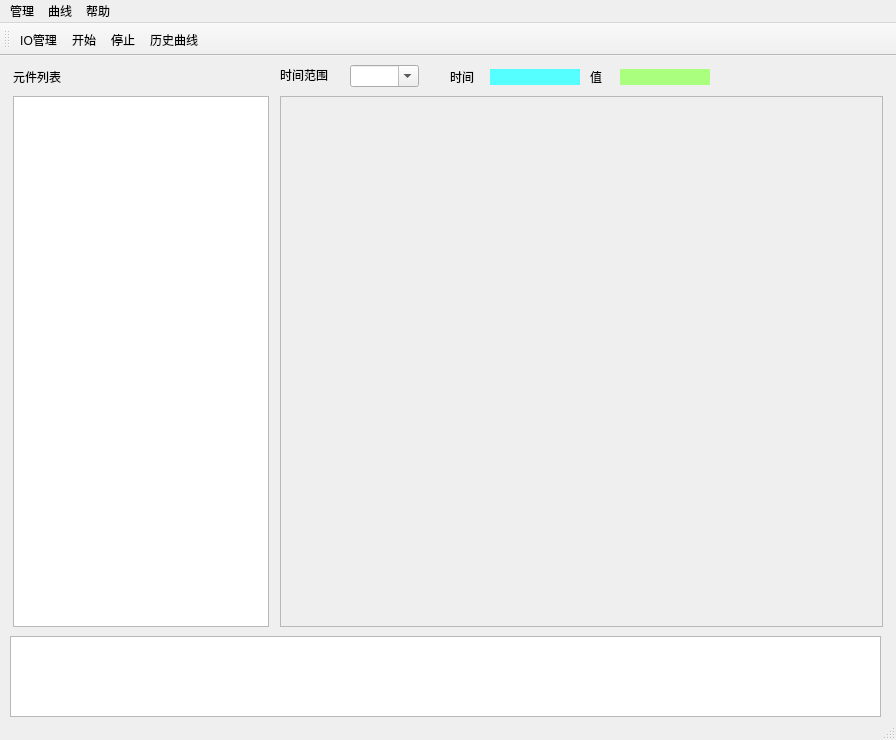
<?xml version="1.0" encoding="UTF-8"?>
<ui version="4.0">
 <class>MainWindow</class>
 <widget class="QMainWindow" name="MainWindow">
  <property name="geometry">
   <rect>
    <x>0</x>
    <y>0</y>
    <width>896</width>
    <height>740</height>
   </rect>
  </property>
  <property name="windowTitle">
   <string>MainWindow</string>
  </property>
  <widget class="QWidget" name="centralwidget">
   <widget class="QListWidget" name="message">
    <property name="geometry">
     <rect>
      <x>10</x>
      <y>580</y>
      <width>871</width>
      <height>81</height>
     </rect>
    </property>
    <property name="sizePolicy">
     <sizepolicy hsizetype="Expanding" vsizetype="Expanding">
      <horstretch>0</horstretch>
      <verstretch>0</verstretch>
     </sizepolicy>
    </property>
    <property name="minimumSize">
     <size>
      <width>0</width>
      <height>0</height>
     </size>
    </property>
   </widget>
   <widget class="QScrollArea" name="scroll">
    <property name="geometry">
     <rect>
      <x>280</x>
      <y>40</y>
      <width>603</width>
      <height>531</height>
     </rect>
    </property>
    <property name="minimumSize">
     <size>
      <width>603</width>
      <height>531</height>
     </size>
    </property>
    <property name="widgetResizable">
     <bool>true</bool>
    </property>
    <widget class="QWidget" name="scrollAreaWidgetContents">
     <property name="geometry">
      <rect>
       <x>0</x>
       <y>0</y>
       <width>601</width>
       <height>529</height>
      </rect>
     </property>
     <layout class="QVBoxLayout" name="verticalLayout_2">
      <item>
       <layout class="QVBoxLayout" name="layout"/>
      </item>
     </layout>
    </widget>
   </widget>
   <widget class="QLabel" name="label">
    <property name="geometry">
     <rect>
      <x>13</x>
      <y>13</y>
      <width>54</width>
      <height>16</height>
     </rect>
    </property>
    <property name="sizePolicy">
     <sizepolicy hsizetype="Fixed" vsizetype="Fixed">
      <horstretch>0</horstretch>
      <verstretch>0</verstretch>
     </sizepolicy>
    </property>
    <property name="minimumSize">
     <size>
      <width>54</width>
      <height>12</height>
     </size>
    </property>
    <property name="text">
     <string>元件列表</string>
    </property>
   </widget>
   <widget class="QTreeView" name="tree">
    <property name="geometry">
     <rect>
      <x>13</x>
      <y>40</y>
      <width>256</width>
      <height>531</height>
     </rect>
    </property>
    <property name="sizePolicy">
     <sizepolicy hsizetype="Fixed" vsizetype="Expanding">
      <horstretch>0</horstretch>
      <verstretch>0</verstretch>
     </sizepolicy>
    </property>
    <property name="minimumSize">
     <size>
      <width>221</width>
      <height>531</height>
     </size>
    </property>
    <property name="editTriggers">
     <set>QAbstractItemView::NoEditTriggers</set>
    </property>
    <property name="showDropIndicator" stdset="0">
     <bool>false</bool>
    </property>
    <property name="dragEnabled">
     <bool>true</bool>
    </property>
    <property name="dragDropOverwriteMode">
     <bool>false</bool>
    </property>
    <property name="dragDropMode">
     <enum>QAbstractItemView::DragOnly</enum>
    </property>
    <property name="defaultDropAction">
     <enum>Qt::CopyAction</enum>
    </property>
    <property name="sortingEnabled">
     <bool>true</bool>
    </property>
    <property name="animated">
     <bool>true</bool>
    </property>
   </widget>
   <widget class="QComboBox" name="time_range">
    <property name="geometry">
     <rect>
      <x>350</x>
      <y>9</y>
      <width>69</width>
      <height>22</height>
     </rect>
    </property>
    <property name="editable">
     <bool>true</bool>
    </property>
   </widget>
   <widget class="QLabel" name="label_2">
    <property name="geometry">
     <rect>
      <x>280</x>
      <y>13</y>
      <width>54</width>
      <height>12</height>
     </rect>
    </property>
    <property name="text">
     <string>时间范围</string>
    </property>
   </widget>
   <widget class="QLabel" name="label_3">
    <property name="geometry">
     <rect>
      <x>450</x>
      <y>13</y>
      <width>31</width>
      <height>16</height>
     </rect>
    </property>
    <property name="text">
     <string>时间</string>
    </property>
   </widget>
   <widget class="QLabel" name="value_x">
    <property name="geometry">
     <rect>
      <x>490</x>
      <y>13</y>
      <width>90</width>
      <height>16</height>
     </rect>
    </property>
    <property name="minimumSize">
     <size>
      <width>90</width>
      <height>16</height>
     </size>
    </property>
    <property name="styleSheet">
     <string notr="true">background-color: rgb(85, 255, 255);</string>
    </property>
    <property name="text">
     <string/>
    </property>
   </widget>
   <widget class="QLabel" name="label_5">
    <property name="geometry">
     <rect>
      <x>590</x>
      <y>13</y>
      <width>21</width>
      <height>16</height>
     </rect>
    </property>
    <property name="text">
     <string>值</string>
    </property>
   </widget>
   <widget class="QLabel" name="value_y">
    <property name="geometry">
     <rect>
      <x>620</x>
      <y>13</y>
      <width>90</width>
      <height>16</height>
     </rect>
    </property>
    <property name="minimumSize">
     <size>
      <width>90</width>
      <height>16</height>
     </size>
    </property>
    <property name="styleSheet">
     <string notr="true">background-color: rgb(170, 255, 127);</string>
    </property>
    <property name="text">
     <string/>
    </property>
   </widget>
  </widget>
  <widget class="QMenuBar" name="menubar">
   <property name="geometry">
    <rect>
     <x>0</x>
     <y>0</y>
     <width>896</width>
     <height>23</height>
    </rect>
   </property>
   <widget class="QMenu" name="menu">
    <property name="title">
     <string>管理</string>
    </property>
    <addaction name="action_io"/>
    <addaction name="action_start"/>
    <addaction name="action_stop"/>
    <addaction name="action_close"/>
   </widget>
   <widget class="QMenu" name="menu_2">
    <property name="title">
     <string>帮助</string>
    </property>
    <addaction name="actionguanyu"/>
   </widget>
   <widget class="QMenu" name="menu_3">
    <property name="title">
     <string>曲线</string>
    </property>
    <addaction name="action_his"/>
   </widget>
   <addaction name="menu"/>
   <addaction name="menu_3"/>
   <addaction name="menu_2"/>
  </widget>
  <widget class="QStatusBar" name="statusbar"/>
  <widget class="QToolBar" name="toolBar">
   <property name="windowTitle">
    <string>toolBar</string>
   </property>
   <attribute name="toolBarArea">
    <enum>TopToolBarArea</enum>
   </attribute>
   <attribute name="toolBarBreak">
    <bool>false</bool>
   </attribute>
   <addaction name="action_io"/>
   <addaction name="action_start"/>
   <addaction name="action_stop"/>
   <addaction name="action_his"/>
  </widget>
  <action name="action_io">
   <property name="icon">
    <iconset>
     <normalon>:/icon/icon/input.png</normalon>
    </iconset>
   </property>
   <property name="text">
    <string>IO管理</string>
   </property>
  </action>
  <action name="actionguanyu">
   <property name="text">
    <string>关于</string>
   </property>
  </action>
  <action name="action_his">
   <property name="icon">
    <iconset>
     <normalon>:/icon/icon/histogram.png</normalon>
    </iconset>
   </property>
   <property name="text">
    <string>历史曲线</string>
   </property>
  </action>
  <action name="action_start">
   <property name="icon">
    <iconset resource="resource.qrc">
     <normaloff>:/icon/icon/start.png</normaloff>:/icon/icon/start.png</iconset>
   </property>
   <property name="text">
    <string>开始</string>
   </property>
  </action>
  <action name="action_stop">
   <property name="icon">
    <iconset>
     <normalon>:/icon/icon/stop.png</normalon>
    </iconset>
   </property>
   <property name="text">
    <string>停止</string>
   </property>
  </action>
  <action name="action_close">
   <property name="text">
    <string>退出</string>
   </property>
  </action>
 </widget>
 <resources>
  <include location="resource.qrc"/>
 </resources>
 <connections/>
</ui>
